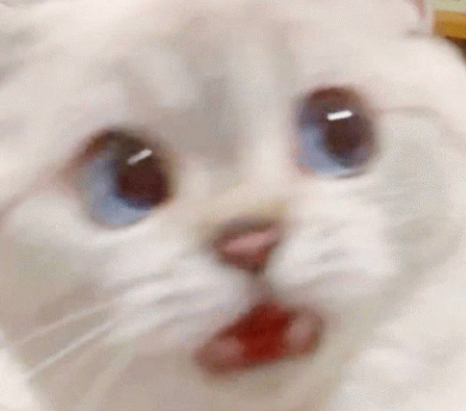
#> input picture Version History/cats only final/cat2.png, 466 x 411 px
$ python catsf.py
#> lines starting #> are read from the running program, lines starting #| are printed output that depends on the picture; after the words box and inside, x2 and y2 are one past the last pixel; in counts of white or black regions, pixels touching at a corner belong together
#> the answer given: 3
#> the answer given: 3
#> the answer given: 3
#
#cat2.py - Simulating the behavior of cats - Couldnt simulate both cats and kittens in the same thing :(
#

from cat import Cat
import random
import numpy as np
import matplotlib.pyplot as plt
from matplotlib.offsetbox import OffsetImage, AnnotationBbox

#age1 = int(input("How old is your first cat?"))

#creating map
MAXROW = 30
MAXCOL = 30
CATNO = int(input("how many cats to simulate?"))
#> the answer given: 3
if CATNO > 7:
    print("too many cats :(")
    CATNO = int(input("how many cats to simulate?"))
#KITTENNO = 1
#STEPS = 4
STEPS = int(input("Hours to simulate?"))
#> the answer given: 3

#Creating food and water sources
def sources():
    food = [(0,1),(0,0),(0,2),(0,3)]
    water = [(29,0),(29,1),(29,2),(29,3)]
    beds = [(3,29),(2,28),(1,27),(0,26)]
    boxes = [(14,15),(15,14),(14,14),(15,15)]
    boundary = [(0,0)]
    return food, water, beds, boxes, boundary

#Movement basics
def movement(current,moves):
    nextgrid = np.zeros((MAXROW,MAXCOL), dtype=int)
    for r in range(MAXROW):
        for c in range(MAXCOL):
            for i in range(current[r,c]):
                rmoved = r + random.choice(moves)
                cmoved = c + random.choice(moves)
                if rmoved < 0:
                    rmoved == 0
                if cmoved < 0:
                    cmoved == 0
                if rmoved == MAXROW:
                    rmoved = MAXROW - 1
                if cmoved == MAXCOL:
                    cmoved = MAXCOL - 1
                nextgrid[rmoved,cmoved] += 1
    return nextgrid

# [40 lines of commented-out code are left out]

def map_feature(thing,colour):
    xlist = []
    ylist = []
    for row,col in thing:
        ylist.append(MAXROW - row - 1)
        xlist.append(col)
    plt.scatter(xlist,ylist,color=colour,marker='s')

def getImage1(path):
    return OffsetImage(plt.imread(path, format="png"), zoom=0.15)
def getImage2(path):
    return OffsetImage(plt.imread(path, format="png"), zoom=0.05)

# [16 lines of commented-out code are left out]

def map_cat(CATNO):
    paths = ['cat2.png','cat2.png','cat2.png','cat2.png','cat2.png','cat2.png']
    xlist = []
    ylist = []
    slist = []
    for r in range(MAXROW):
        for c in range(MAXCOL):
            if CATNO[r,c] > 0:
                ylist.append(MAXROW - r - 1)
                xlist.append(c)
                slist.append(CATNO[r,c]*20)
    fig, ax = plt.subplots()
    ax.scatter(xlist,ylist,s=slist)
    for xlist, ylist, path in zip(xlist, ylist, paths):
        ab = AnnotationBbox(getImage2(path), (xlist,ylist), frameon=False)
        ax.add_artist(ab)

def main():

    catmove = [-3,0,1]
#    kittenmove = [-1,0,1]

    popgrid = np.zeros((MAXROW, MAXCOL), dtype=int)
    nextgrid = np.zeros((MAXROW, MAXCOL), dtype=int)
    catarrays = np.zeros((MAXROW, MAXCOL), dtype=int)
#    kittenarrays = np.zeros((MAXROW, MAXCOL), dtype=int)
#    unhappyarrays = np.zeros((MAXROW, MAXCOL), dtype=int)
#    happy = 100
    water, food, bed, boxes, boundary = sources()

    print("/nSimulating Cats/n")

    for i in range(CATNO):

        randR = random.randint(0,MAXROW-1)
        randC = random.randint(0,MAXCOL-1)
        catarrays[randR,randC] += 1
        # [4 lines of commented-out code are left out]
        print("cat at:[", randR, randC, "]")

# [6 lines of commented-out code are left out]

    for x in range(STEPS):
        print("\n TIME:", x, "hours")
        catnext = movement(catarrays,catmove)
#        kittennext = movement(kittenarrays,kittenmove)
        catarrays = catnext
# [4 lines of commented-out code are left out]
        map_cat(catarrays)

        #fed every 3 hours:
        if x%3 == 0:
            map_feature(water, "c")
        if x%6 == 0:
            map_feature(food, "g")
        map_feature(bed, "b")
        map_feature(boxes, "m")
        map_feature(boundary, "k")

        plt.title("Simulating Cats :D(time is: " + str(x) + " hours)")
        plt.xlim(-1,MAXCOL)
        plt.ylim(-1,MAXROW)
        #plt.xticks(range(30))
        #plt.yticks(range(30))
        plt.pause(0.5)
        plt.clf()

if __name__ == "__main__":
    main()
#> in main, `map_cat(catarrays)`:
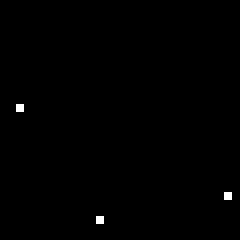
#> catarrays: shape (30, 30) int64 (shown 8 times larger); values 0 (black) and 1 (white), 0.33% white in thin lines or dots, all inside (x1, y1, x2, y2) = (2, 13, 29, 28)
#> in main, `plt.pause(0.5)`:
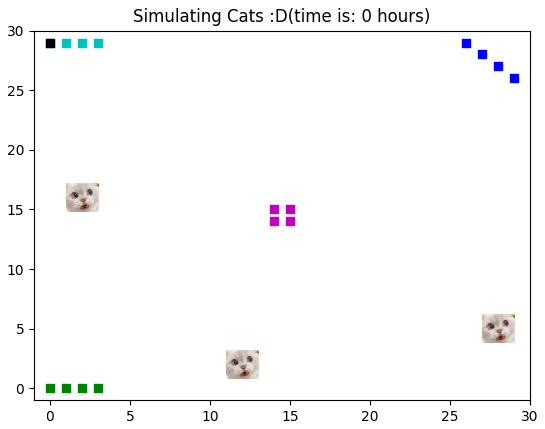
#> figure drawn by matplotlib, 1 panel
